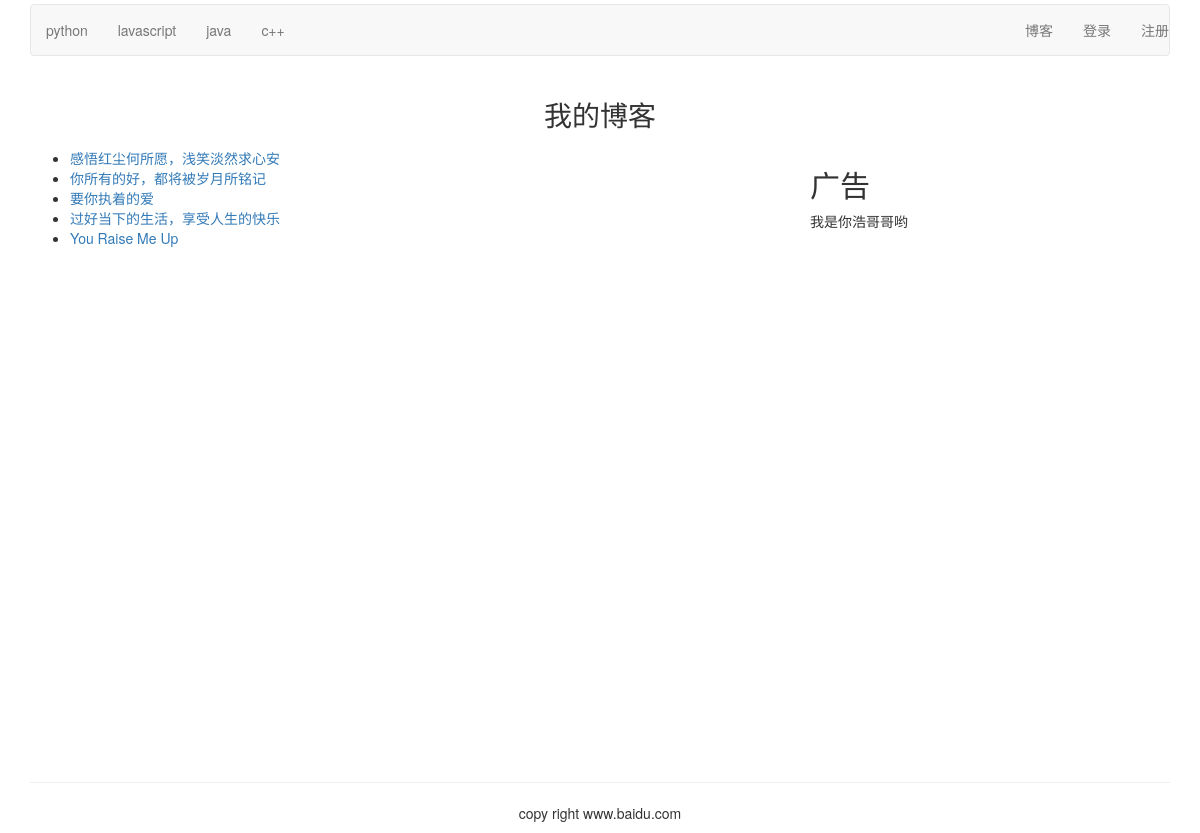
The page /blog/list/ on the database as committed earlier.
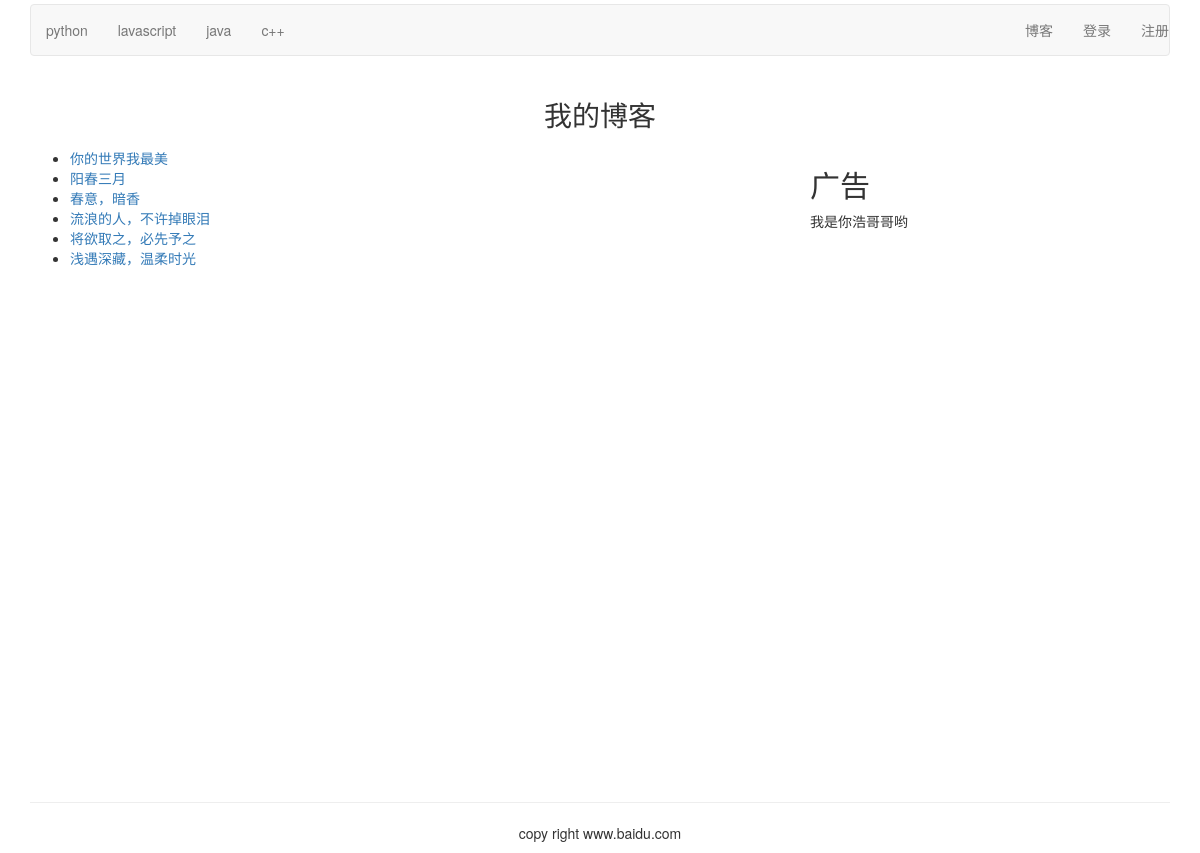
The same page on the database as committed later.
### blog/models.py (models this page shows, shortened)
class BlogArticles(models.Model):
    title=models.CharField(max_length=30,verbose_name='标题')
    author=models.ForeignKey(UserProfile,on_delete=models.CASCADE,related_name='blog_posts',verbose_name='作者')
    body=models.TextField(verbose_name='内容')
    publish=models.DateTimeField(default=timezone.now,verbose_name='发布时间')
    class Meta:
        verbose_name='博客'
        verbose_name_plural='博客'
        ordering=('-publish',)

### blog/views.py (the view)
# urls.py: path('list/',blog_title,name='blog_title'),
def blog_title(request):
	blogs=BlogArticles.objects.all()
	return render(request,'blog_titles.html',{'blogs':blogs})

### templates/blog_titles.html (shortened to what this page needs)
{% extends 'base.html' %}
{% load staticfiles %}
{% block content %}
<div class="container">
	<div class="row text-center vertical-middle-sm">
		<h1>我的博客</h1>
	</div>
	<div class="row">
		<div class="col-xs-12 col-md-8">
			<ul>
			{% for blog in blogs %}
				<li><a href="{% url 'blog:blog_article' blog.id %}">{{ blog.title }}</li></a>
			{% endfor %}
			</ul>
		</div>
		<div class="col-xs-6 col-md-4">
			<h2>广告</h2>
			<p>我是你浩哥哥哟</p>
		</div>
	</div>
</div>
{% endblock %}

### templates/base.html (shortened to what this page needs)
<!DOCTYPE html>
{% load staticfiles %}
<html lang="zh-CN">
  <head>
    <link href="{% static "css/bootstrap.css" %}" rel="stylesheet">
    <link href="{% static "css/normalize.css" %}" rel="stylesheet">
  </head>
  <body>
    <div class="container">
      <nav class="navbar navbar-default" role='navigation'>
          <div>
            <ul class="nav navbar-nav" role='tablist'>
              <li><a href="#">python</a></li>
              <li><a href="#">lavascript</a></li>
              <li><a href="#">java</a></li>
              <li><a href="#">c++</a></li>
            </ul>
            <ul class="nav navbar-nav navbar-right">
              <li><a href="{% url 'blog:blog_title' %}">博客</a></li>
                {% if user.is_authenticated %}
                    <li><a href="{% url 'account:my_infomation' %}">{{ user.username }}</a></li>
                    <li><a href="{% url 'account:change_pwd' %}">修改密码</a></li>
                    <li><a href="{% url 'account:logout' %}">退出</a></li>
                    {% else %}
                    <li><a href="{% url 'account:login' %}">登录</a></li>
                    <li><a href="{% url 'account:register' %}">注册</a></li>
                {% endif %}
            </ul>
          </div>
      </nav>
    </div>
      {% block content %}
      {% endblock %}
  <div class="container" style="margin-top:500px">
    <hr>
    <p class="text-center">copy right www.baidu.com</p>
  </div>
  </body>
</html>

Rows that differ between the two databases and show on the page:
removed BlogArticles: title "感悟红尘何所愿，浅笑淡然求心安"
removed BlogArticles: title "你所有的好，都将被岁月所铭记"
removed BlogArticles: title "要你执着的爱"
removed BlogArticles: title "过好当下的生活，享受人生的快乐"
removed BlogArticles: title "You Raise Me Up"
added BlogArticles: title "你的世界我最美"
added BlogArticles: title "阳春三月"
added BlogArticles: title "春意，暗香"
added BlogArticles: title "流浪的人，不许掉眼泪"
added BlogArticles: title "将欲取之，必先予之"
added BlogArticles: title "浅遇深藏，温柔时光"
